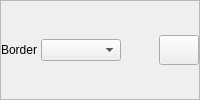
             <widget class="QFrame" name="border_7">
              <property name="maximumSize">
               <size>
                <width>16777215</width>
                <height>16777215</height>
               </size>
              </property>
              <property name="frameShape">
               <enum>QFrame::StyledPanel</enum>
              </property>
              <property name="frameShadow">
               <enum>QFrame::Raised</enum>
              </property>
              <layout class="QHBoxLayout" name="horizontalLayout_44">
               <property name="spacing">
                <number>4</number>
               </property>
               <property name="leftMargin">
                <number>0</number>
               </property>
               <property name="topMargin">
                <number>0</number>
               </property>
               <property name="rightMargin">
                <number>0</number>
               </property>
               <property name="bottomMargin">
                <number>0</number>
               </property>
               <item>
                <widget class="QLabel" name="border_8">
                 <property name="minimumSize">
                  <size>
                   <width>0</width>
                   <height>0</height>
                  </size>
                 </property>
                 <property name="maximumSize">
                  <size>
                   <width>70</width>
                   <height>16777215</height>
                  </size>
                 </property>
                 <property name="text">
                  <string>Border</string>
                 </property>
                </widget>
               </item>
               <item>
                <widget class="QComboBox" name="changeSelectedColor_30">
                 <property name="minimumSize">
                  <size>
                   <width>80</width>
                   <height>0</height>
                  </size>
                 </property>
                 <property name="maximumSize">
                  <size>
                   <width>80</width>
                   <height>16777215</height>
                  </size>
                 </property>
                </widget>
               </item>
               <item>
                <widget class="QLabel" name="selectedColor_30">
                 <property name="minimumSize">
                  <size>
                   <width>0</width>
                   <height>24</height>
                  </size>
                 </property>
                 <property name="maximumSize">
                  <size>
                   <width>50</width>
                   <height>24</height>
                  </size>
                 </property>
                 <property name="text">
                  <string/>
                 </property>
                </widget>
               </item>
               <item>
                <widget class="QPushButton" name="colorPicker_30">
                 <property name="minimumSize">
                  <size>
                   <width>40</width>
                   <height>30</height>
                  </size>
                 </property>
                 <property name="maximumSize">
                  <size>
                   <width>40</width>
                   <height>30</height>
                  </size>
                 </property>
                 <property name="cursor">
                  <cursorShape>PointingHandCursor</cursorShape>
                 </property>
                 <property name="text">
                  <string/>
                 </property>
                </widget>
               </item>
              </layout>
             </widget>
